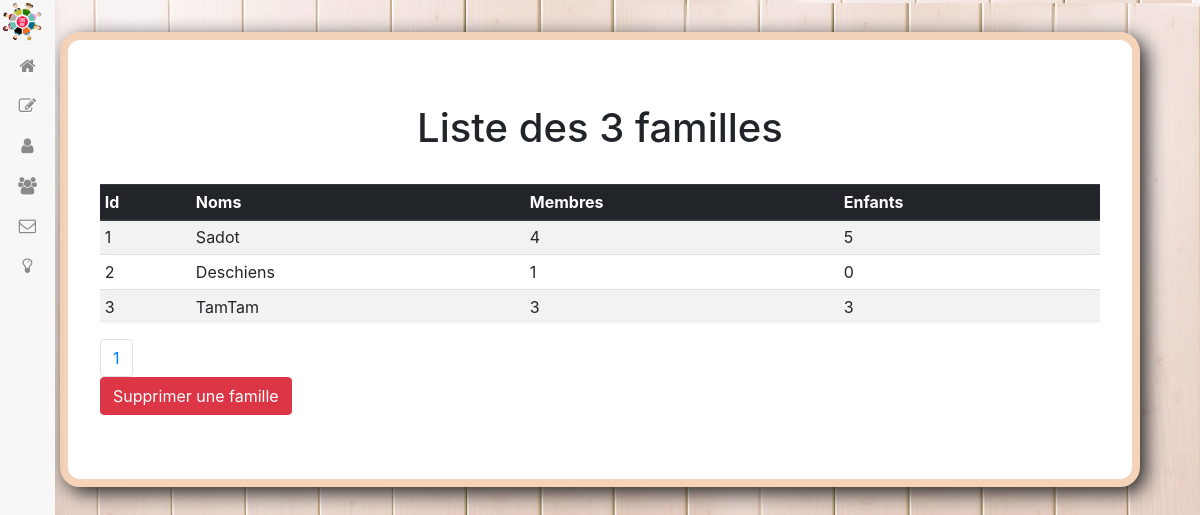
Before: /admin.php?action=familiesList (signed in) with the older database file.
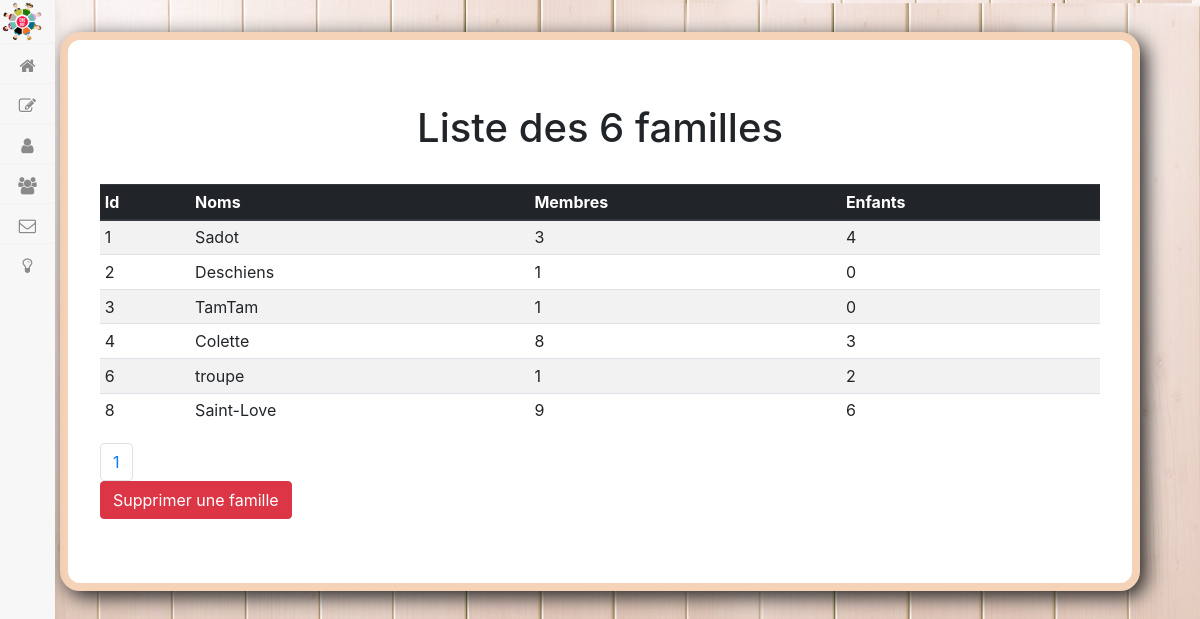
After: the same page with the newer database file.
### tables this page shows
CREATE TABLE IF NOT EXISTS `family` (
`idFamily` int(11) NOT NULL,
  `familyName` varchar(60) NOT NULL,
  `banner` text NOT NULL
);

### app/Controllers/backOffice.php (called while the page is built, shortened)
<?php
class BackOffice{
    function familiesList($cPage){
        $adminManager = new \Src\Models\AdminManager();
        $numPage = $adminManager->nbPage2();
        $data = $adminManager -> watchAllFamilies($cPage);
        $allFamiliesId = $adminManager -> getFamilies();
        $dataFamily = $allFamiliesId->fetchAll();
        $nbMembers = [];
        $nbChildren = [];
        foreach($dataFamily as $one_family){
            $idFamily = $one_family['idFamily'];
           array_push($nbMembers,  $adminManager -> nbMembers($idFamily)->fetch())  ;
           array_push($nbChildren,  $adminManager -> nbChildren($idFamily)->fetch())  ;
        }
        $famAll = $adminManager -> familyStats();
        require 'app/Views/backend/familiesView.php';
    }
}

### app/Models/adminManager.php (called while the page is built, shortened)
<?php
class AdminManager extends Manager
{
    private $perPage = 8;
    public function nbPage2(){
        $db = $this->dbConnect();
        $reqPage = $db->query('SELECT COUNT(*) AS total FROM family');
        $result = $reqPage->fetch();
        $total = $result['total'];
        $nbPage = ceil($total/$this->perPage);
        return $nbPage;
    }
    public function watchAllFamilies($cPage){
        $this->cPage = $cPage;
        $db = $this -> dbConnect();
        $data = $db->query("SELECT * FROM family ORDER BY idFamily ASC LIMIT ".(($this->cPage-1)*$this->perPage).", $this->perPage");
        return $data;
    }
    public function nbMembers($idFamily){
        $db = $this -> dbConnect();
        $nbMembers = $db->prepare('SELECT COUNT(idMember) FROM member_family WHERE idFamily=?');
        $nbMembers->execute(array($idFamily));
        return $nbMembers;
    }
    public function nbChildren($idFamily){
        $db = $this -> dbConnect();
        $nbChildren = $db->prepare('SELECT COUNT(idChildren) FROM family_children WHERE idFamily=?');
        $nbChildren->execute(array($idFamily));
        return $nbChildren;
    }
    public function familyStats(){
        $db = $this -> dbconnect();
        $famAll = $db->query('SELECT COUNT(*) FROM family');
        return $famAll;
    }
}

### app/Views/backend/familiesView.php (the view, shortened to what this page needs)
<div class="container">
<?php require 'templateAdminHeader.php' ?>
<?php
$newFamAll = $famAll->fetch()
?>
  <div class="jumbotron jumbo cardFamX">
  <h1 class="display-5" id="test" style="margin-bottom:2rem;text-align:center;">Liste des <?= $newFamAll[0] ?> familles</h1>
    <table class="table table-striped table-sm">
      <thead class="thead-dark">
        <tr>
          <th scope="col">Id</th>
          <th scope="col">Noms</th>
          <th scope="col">M<span class="zip">em</span>b<span class="zip">re</span>s</th>
          <th scope="col">Enf<span class="zip">ants</span></th>
        </tr>
      </thead>
      <tbody>
<?php
$i = 0;
while ($newData = $data->fetch() ){
?>
        <tr>
          <td><?= $newData['idFamily'] ?></td>
          <td><?= $newData['familyName'] ?></td>
          <td><?= $nbMembers[$i][0] ?></td>
          <td><?= $nbChildren[$i][0] ?></td>
        </tr>
<?php
$i++;
}
?>
      </tbody>
    </table>
<nav aria-label="Page navigation example">
  <ul class="pagination">
    <?php
for($i=1;$i<=$numPage;$i++){
    echo "<li class='page-item'><a class='page-link' href=\"admin.php?action=familiesList&p=$i\">$i </a></li>";
}
?>
  </ul>
</nav>
    <a href="#" data-toggle="modal" data-target="#modalDeleteFamily"><button class="btn btn-danger">Supprimer une famille</button></a>
  </div>
</div>
<?php require('templateAdmin.php'); ?>

Changed rows visible on the page:
computed for family "Sadot": i "4" → "3"; i "5" → "4"
computed for family "TamTam": i "3" → "1"; i "3" → "0"
added family: idFamily "4", familyName "Colette", i "8", i "3"
added family: idFamily "6", familyName "troupe", i "1", i "2"
added family: idFamily "8", familyName "Saint-Love", i "9", i "6"
Other visible differences:
$newFamAll[0]: "3" → "6"
